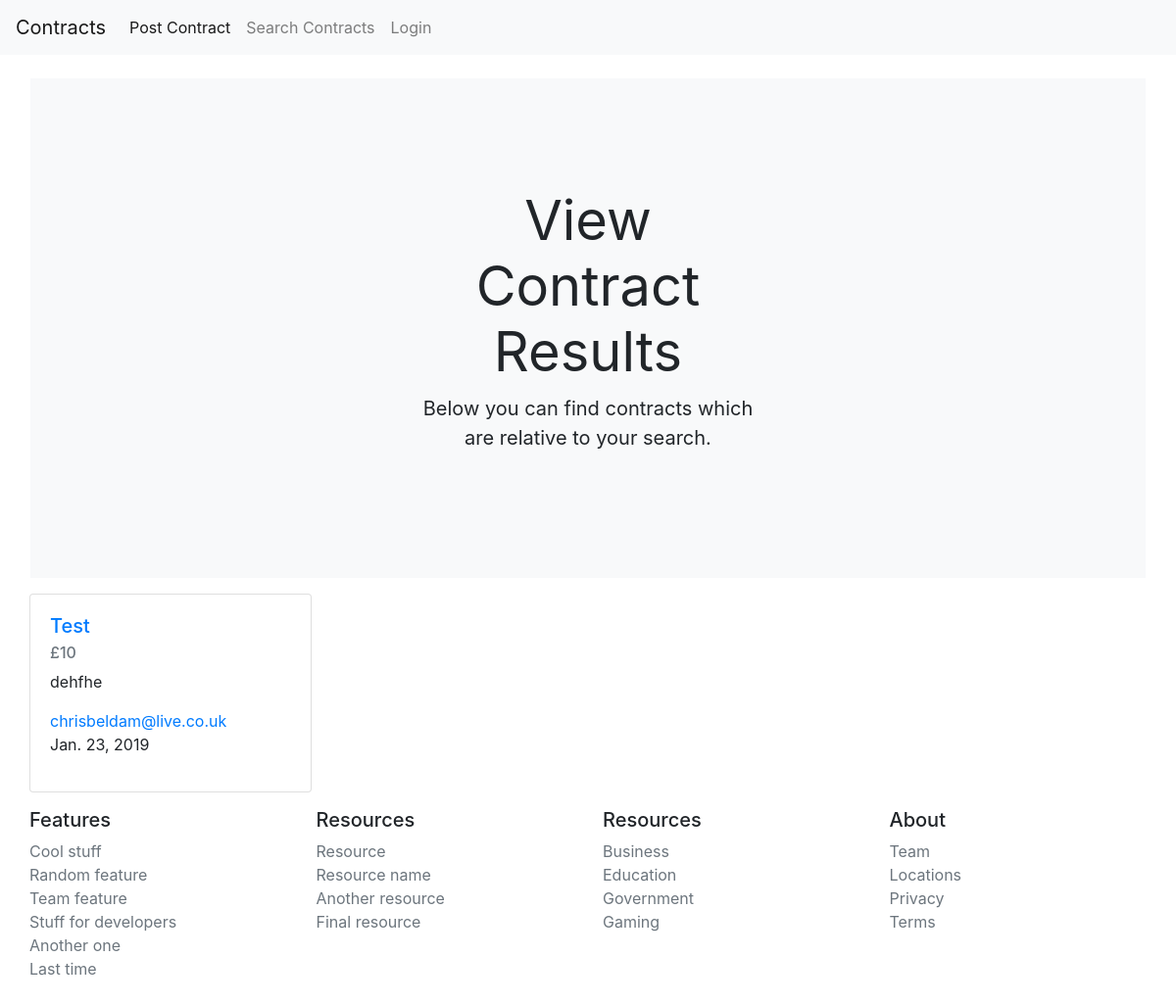
The app's page /results/, older data.
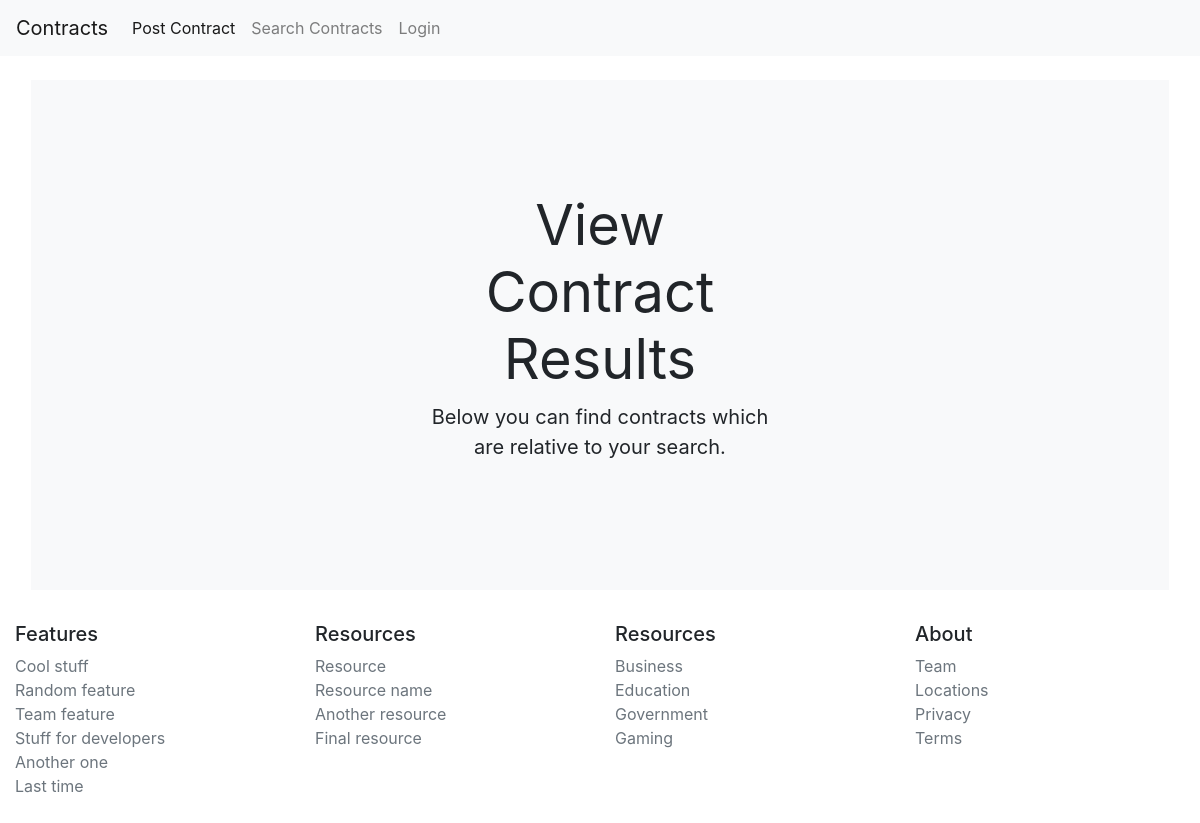
The same page, newer data.
### jobs/models.py (models this page shows, shortened)
class Contract(models.Model):
    contract_id = models.BigAutoField(primary_key=True)
    contract_title = models.CharField(max_length=100)
    contract_description = models.CharField(max_length=250)
    contract_location = models.CharField(max_length=100)
    contract_monthly_salary = models.IntegerField()
    contract_recruiter = models.CharField(max_length=250)
    recruiter_email = models.EmailField()
    recruiter_telephone = models.CharField(max_length=11)
    featured_contract = models.BooleanField(default=False)
    featured_expiry_date = models.DateField(default=datetime.date.today)
    date_created = models.DateField(_("Contract Start Date"), default=datetime.date.today) #This allows for the internationalisation of the date field #
    contract_expiry_date = models.DateField(_("Contract Expiry Date"), default=datetime.date.today)
    author = models.ForeignKey(User, on_delete=models.CASCADE, default=True) # Links the user to the role

### jobs/views.py (the view)
# urls.py: path('results/', views.ContractListView.as_view(), name='results'),
class ContractListView(ListView):
    template_name = 'jobs/results.html'
    queryset = Contract.objects.all()

### jobs/templates/jobs/results.html (shortened to what this page needs)
{% extends "jobs/base.html" %}
{% load bootstrap4 %}
{% block content %}
<div class="position-relative overflow-hidden p-3 m-md-3 text-center bg-light">
  <div class="col-md-5 p-lg-5 mx-auto my-5">
    <h1 class="display-4 font-weight-normal">View Contract Results</h1>
    <p class="lead font-weight-normal">Below you can find contracts which are relative to your search.</p>
  </div>
</div>
<div class="container">
  <div class="row">
  {% for instance in object_list %}
  <div class="col-sm-3">
    <div class="card" style="width: 18rem;">
      <div class="card-body">
        <h5 class="card-title"><a href="{% url 'contract-detail' instance.contract_id %}">{{ instance.contract_title }}</a></h5>
        <h6 class="card-subtitle mb-2 text-muted">£{{ instance.contract_monthly_salary}}</h6>
        <p class="card-text">{{ instance.contract_description }}</p>
        <a href="#" class="card-link">{{ instance.recruiter_email}}</a>
        <p>{{ instance.contract_expiry_date }}</p>
    </div>
  </div>
  {% endfor %}
  </div>
</div>
{% endblock content %}

Row changes from the older to the newer data that the page shows:
removed Contract: contract_title "Test", contract_monthly_salary "10", contract_description "dehfhe", recruiter_email "chrisbeldam@live.co.uk", contract_expiry_date "Jan. 23, 2019"
